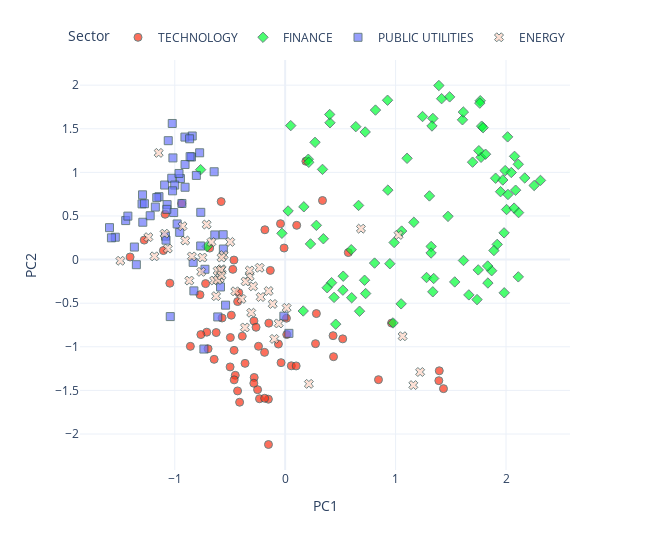

The code cell stored with this chart in its notebook:
### Code cell
from utils.visualisation_functions import pca_plot_from_embeddings

pca_plot_from_embeddings(
    embedding_matrix=model.embeddings.weight.detach().numpy(),
    sectors=data.sectors,
    tickers=data.tickers,
    industries=data.industries,
    names=data.names,
    dimensions=2,
    reduced=True,
    method="PCA",
    return_df=False,
    rand_state=None,
)

### Figure 1 — Plotly figure (JSON) as saved in the notebook; plotly's stock layout.template omitted (floating-point values rounded to 4 significant figures; data arrays with more than 128 entries replaced by an {"elided": "..."} marker saying what was removed)
{"data": [{"customdata": {"elided": "67x3 str values"}, "hovertemplate": "<b>%{hovertext}</b><br><br>Sector=%{customdata[1]}<br>PC1=%{x}<br>PC2=%{y}<br>ticker=%{customdata[0]}<br>industry=%{customdata[2]}<extra></extra>", "hovertext": ["COMPUTER MANUFACTURING", "EDP SERVICES", "COMPUTER SOFTWARE: PREPACKAGED SOFTWARE", "SEMICONDUCTORS", "EDP SERVICES", "COMPUTER SOFTWARE: PREPACKAGED SOFTWARE", "EDP SERVICES", "SEMICONDUCTORS", "COMPUTER SOFTWARE: PREPACKAGED SOFTWARE", "ELECTRICAL PRODUCTS", "COMPUTER SOFTWARE: PREPACKAGED SOFTWARE", "EDP SERVICES", "COMPUTER SOFTWARE: PREPACKAGED SOFTWARE", "EDP SERVICES", "EDP SERVICES", "RADIO AND TELEVISION BROADCASTING AND COMMUNICATIONS EQUIPMENT", "SEMICONDUCTORS", "COMPUTER COMMUNICATIONS EQUIPMENT", "ELECTRICAL PRODUCTS", "INDUSTRIAL MACHINERY/COMPONENTS", "SEMICONDUCTORS", "COMPUTER COMMUNICATIONS EQUIPMENT", "SEMICONDUCTORS", "INDUSTRIAL MACHINERY/COMPONENTS", "COMPUTER SOFTWARE: PREPACKAGED SOFTWARE", "RADIO AND TELEVISION BROADCASTING AND COMMUNICATIONS EQUIPMENT", "INDUSTRIAL MACHINERY/COMPONENTS", "EDP SERVICES", "COMPUTER MANUFACTURING", "COMPUTER MANUFACTURING", "SEMICONDUCTORS", "SEMICONDUCTORS", "ADVERTISING", "INDUSTRIAL MACHINERY/COMPONENTS", "EDP SERVICES", "PROFESSIONAL SERVICES", "SEMICONDUCTORS", "INDUSTRIAL MACHINERY/COMPONENTS", "SEMICONDUCTORS", "PROFESSIONAL SERVICES", "COMPUTER SOFTWARE: PREPACKAGED SOFTWARE", "RADIO AND TELEVISION BROADCASTING AND COMMUNICATIONS EQUIPMENT", "SEMICONDUCTORS", "SEMICONDUCTORS", "ADVERTISING", "COMPUTER SOFTWARE: PREPACKAGED SOFTWARE", "ELECTRICAL PRODUCTS", "SEMICONDUCTORS", "ELECTRICAL PRODUCTS", "INDUSTRIAL MACHINERY/COMPONENTS", "COMPUTER SOFTWARE: PREPACKAGED SOFTWARE", "EDP SERVICES", "SEMICONDUCTORS", "SEMICONDUCTORS", "INDUSTRIAL MACHINERY/COMPONENTS", "SEMICONDUCTORS", "INDUSTRIAL MACHINERY/COMPONENTS", "COMPUTER SOFTWARE: PREPACKAGED SOFTWARE", "RETAIL: COMPUTER SOFTWARE & PERIPHERAL EQUIPMENT", "SEMICONDUCTORS", "COMPUTER SOFTWARE: PREPACKAGED SOFTWARE", "EDP SERVICES", "ELECTRONIC COMPONENTS", "ADVERTISING", "SEMICONDUCTORS", "COMPUTER PERIPHERAL EQUIPMENT", "EDP SERVICES"], "legendgroup": "TECHNOLOGY", "marker": {"color": "#FD3216", "line": {"color": "DarkSlateGrey", "width": 1}, "opacity": 0.7, "size": 8, "symbol": "circle"}, "mode": "markers", "name": "TECHNOLOGY", "orientation": "v", "showlegend": true, "type": "scatter", "x": [-0.8586, -0.1346, -0.4519, -0.2326, 0.4338, -0.1867, -0.5798, -0.2498, -1.087, 0.01147, -0.2805, -0.4744, -0.06131, -0.6981, 0.1043, -1.103, -0.7716, -0.1521, -0.04223, 0.5718, -0.4963, -0.937, -0.4203, 1.434, -0.5713, -0.4988, 1.395, 0.2747, -0.3634, 0.05547, -0.71, -0.1857, 0.2827, 1.392, -0.148, 0.3379, -0.4303, -0.2838, -0.7207, 0.9633, -0.03729, -0.2415, -0.4879, -0.462, 0.4379, -0.4126, -0.1838, -0.464, -0.2828, 0.845, -0.3884, -0.6836, -1.404, -0.4626, 0.5212, -0.7635, 0.1876, -0.6433, -0.2638, -0.1513, -1.044, -0.00992, -0.6249, 0.09941, -0.431, 0.01423, -1.276], "xaxis": "x", "y": [-0.9948, -0.1243, -1.327, -1.596, -0.8724, -1.064, 0.6648, -1.492, 0.5197, -0.6722, -1.352, -0.112, -0.9685, -1.023, 0.3928, 0.1034, -0.4033, -1.601, 0.4115, 0.08068, -0.8933, 0.6438, -0.3793, -1.48, -0.6695, -1.231, -1.275, -0.9642, -1.19, -1.218, -0.8324, -1.59, -0.6191, -1.388, -0.7287, 0.6773, -0.4813, -1.418, -0.2756, -0.7284, -1.182, -0.994, -0.6377, -1.379, -1.114, -1.636, 0.3421, -0.0056, -0.7032, -1.377, -0.878, 0.1317, 0.02988, -1.041, -0.9091, -0.8598, 1.128, -1.144, -0.776, -2.12, -0.2707, 0.1326, -0.8367, -1.22, -1.506, -0.8597, 0.2234], "yaxis": "y"}, {"customdata": {"elided": "93x3 str values"}, "hovertemplate": "<b>%{hovertext}</b><br><br>Sector=%{customdata[1]}<br>PC1=%{x}<br>PC2=%{y}<br>ticker=%{customdata[0]}<br>industry=%{customdata[2]}<extra></extra>", "hovertext": ["INVESTMENT MANAGERS", "DIVERSIFIED COMMERCIAL SERVICES", "LIFE INSURANCE", "PROPERTY-CASUALTY INSURERS", "ACCIDENT &HEALTH INSURANCE", "PROPERTY-CASUALTY INSURERS", "SPECIALTY INSURERS", "SPECIALTY INSURERS", "MAJOR BANKS", "FINANCE: CONSUMER SERVICES", "MAJOR BANKS", "MAJOR BANKS", "COMMERCIAL BANKS", "COMMERCIAL BANKS", "INVESTMENT MANAGERS", "MAJOR BANKS", "MAJOR BANKS", "MAJOR BANKS", "SPECIALTY INSURERS", "MAJOR BANKS", "MAJOR BANKS", "PROPERTY-CASUALTY INSURERS", "MAJOR BANKS", "MAJOR BANKS", "LIFE INSURANCE", "PROPERTY-CASUALTY INSURERS", "MAJOR BANKS", "PROPERTY-CASUALTY INSURERS", "MAJOR BANKS", "FINANCE: CONSUMER SERVICES", "FINANCE: CONSUMER SERVICES", "INVESTMENT MANAGERS", "MAJOR BANKS", "MAJOR BANKS", "MAJOR BANKS", "MAJOR BANKS", "MAJOR BANKS", "MAJOR BANKS", "MAJOR BANKS", "MAJOR BANKS", "MAJOR BANKS", "MAJOR BANKS", "MAJOR BANKS", "PROPERTY-CASUALTY INSURERS", "PROPERTY-CASUALTY INSURERS", "INVESTMENT MANAGERS", "LIFE INSURANCE", "PROPERTY-CASUALTY INSURERS", "PROPERTY-CASUALTY INSURERS", "PROPERTY-CASUALTY INSURERS", "SPECIALTY INSURERS", "MAJOR BANKS", "MAJOR BANKS", "MAJOR BANKS", "MAJOR BANKS", "PROPERTY-CASUALTY INSURERS", "SAVINGS INSTITUTIONS", "PROPERTY-CASUALTY INSURERS", "MAJOR BANKS", "MAJOR BANKS", "INVESTMENT BANKERS/BROKERS/SERVICE", "PROPERTY-CASUALTY INSURERS", "DIVERSIFIED COMMERCIAL SERVICES", "INVESTMENT BANKERS/BROKERS/SERVICE", "INVESTMENT BANKERS/BROKERS/SERVICE", "FINANCE/INVESTORS SERVICES", "PROPERTY-CASUALTY INSURERS", "MAJOR BANKS", "FINANCE: CONSUMER SERVICES", "MAJOR BANKS", "FINANCE: CONSUMER SERVICES", "MAJOR BANKS", "MAJOR BANKS", "MAJOR BANKS", "MAJOR BANKS", "LIFE INSURANCE", "MAJOR BANKS", "INVESTMENT BANKERS/BROKERS/SERVICE", "MAJOR BANKS", "PROPERTY-CASUALTY INSURERS", "MAJOR BANKS", "MAJOR BANKS", "ACCIDENT &HEALTH INSURANCE", "MAJOR BANKS", "MAJOR BANKS", "MAJOR BANKS", "MAJOR BANKS", "MAJOR BANKS", "MAJOR BANKS", "PROPERTY-CASUALTY INSURERS", "MAJOR BANKS", "MAJOR BANKS", "MAJOR BANKS"], "legendgroup": "FINANCE", "marker": {"color": "#00FE35", "line": {"color": "DarkSlateGrey", "width": 1}, "opacity": 0.7, "size": 8, "symbol": "diamond"}, "mode": "markers", "name": "FINANCE", "orientation": "v", "showlegend": true, "type": "scatter", "x": [0.3461, 0.02636, 0.7286, 0.9868, 1.28, 1.322, 0.4203, 0.4578, 2.077, 1.535, 2.005, 2.312, 0.5228, 0.8096, 1.663, 1.984, 1.774, 1.104, 0.3803, 1.606, 1.92, 0.5257, 1.992, 1.906, -0.7659, 1.475, 2.087, 1.055, 1.338, 0.1633, 0.4426, 1.615, 0.05028, 0.9271, 1.754, 1.95, 1.767, 1.392, 1.779, 2.111, 0.7247, 2.111, 2.17, 0.9298, 0.9479, 1.337, 1.89, 0.3381, 0.1691, 0.2824, 0.6735, 1.971, 1.87, 0.2703, 1.489, 1.165, 1.306, 0.5981, 2.114, 2.048, 1.748, 0.2095, -0.02962, 0.9769, 1.05, -0.7069, 0.2136, 1.321, 0.6645, 1.697, 0.6022, 0.4058, 2.255, 1.836, 1.815, 1.834, 1.763, 1.738, 0.6395, 0.7191, 1.417, 1.244, 1.345, 1.982, 1.614, 1.793, 1.329, 2.015, 2.073, 0.2292, 0.8178, 0.403, 2.018], "xaxis": "x", "y": [0.239, 0.5574, -0.3894, 0.1958, -0.2056, 0.1503, -0.2648, -0.7408, 1.184, -0.2562, 0.5741, 0.9078, -0.3508, -0.04003, -0.4049, -0.3808, 1.173, 1.161, -0.3229, 1.603, 0.1744, -0.1904, 1.02, 0.9329, 1.031, 0.4956, 0.7957, 0.3269, 1.619, -0.5895, -0.4337, -0.01036, 1.536, 1.827, 1.248, 0.7788, 1.822, 1.996, 1.53, 1.093, 1.463, -0.1982, 0.9362, 0.7963, -0.04764, -0.3696, 0.1038, 1.034, 0.6052, 0.3926, -0.5922, 0.9122, -0.1279, 1.344, 1.866, 0.4278, 0.7299, 0.1131, 0.5385, 0.9985, -0.1183, 1.15, 0.3016, -0.7267, -0.5076, 0.149, 1.115, 0.07554, 0.6209, 1.117, -0.4373, 1.569, 0.8494, -0.2689, 1.208, -0.0737, 1.794, -0.4586, 1.524, -0.2369, 1.845, 1.64, -0.2168, 0.3064, 1.692, 1.512, 1.532, 1.407, 0.5904, 0.1797, 1.714, 1.664, 0.7468], "yaxis": "y"}, {"customdata": {"elided": "57x3 str values"}, "hovertemplate": "<b>%{hovertext}</b><br><br>Sector=%{customdata[1]}<br>PC1=%{x}<br>PC2=%{y}<br>ticker=%{customdata[0]}<br>industry=%{customdata[2]}<extra></extra>", "hovertext": ["ELECTRIC UTILITIES: CENTRAL", "POWER GENERATION", "OIL/GAS TRANSMISSION", "POWER GENERATION", "WATER SUPPLY", "TELECOMMUNICATIONS EQUIPMENT", "ELECTRIC UTILITIES: CENTRAL", "TELECOMMUNICATIONS EQUIPMENT", "TELECOMMUNICATIONS EQUIPMENT", "POWER GENERATION", "ELECTRIC UTILITIES: CENTRAL", "TELECOMMUNICATIONS EQUIPMENT", "WATER SUPPLY", "ELECTRIC UTILITIES: CENTRAL", "ELECTRIC UTILITIES: CENTRAL", "POWER GENERATION", "POWER GENERATION", "ELECTRIC UTILITIES: CENTRAL", "ELECTRIC UTILITIES: CENTRAL", "ELECTRIC UTILITIES: CENTRAL", "POWER GENERATION", "TELECOMMUNICATIONS EQUIPMENT", "ELECTRIC UTILITIES: CENTRAL", "ELECTRIC UTILITIES: CENTRAL", "POWER GENERATION", "ELECTRIC UTILITIES: CENTRAL", "OIL/GAS TRANSMISSION", "POWER GENERATION", "OIL/GAS TRANSMISSION", "OIL/GAS TRANSMISSION", "ELECTRIC UTILITIES: CENTRAL", "OIL & GAS PRODUCTION", "ELECTRIC UTILITIES: CENTRAL", "POWER GENERATION", "POWER GENERATION", "TELECOMMUNICATIONS EQUIPMENT", "ELECTRIC UTILITIES: CENTRAL", "ELECTRIC UTILITIES: CENTRAL", "ELECTRIC UTILITIES: CENTRAL", "TELECOMMUNICATIONS EQUIPMENT", "POWER GENERATION", "OIL/GAS TRANSMISSION", "ELECTRIC UTILITIES: CENTRAL", "OIL/GAS TRANSMISSION", "OIL & GAS PRODUCTION", "TELECOMMUNICATIONS EQUIPMENT", "TELECOMMUNICATIONS EQUIPMENT", "NATURAL GAS DISTRIBUTION", "NATURAL GAS DISTRIBUTION", "TELECOMMUNICATIONS EQUIPMENT", "TELECOMMUNICATIONS EQUIPMENT", "NATURAL GAS DISTRIBUTION", "TELECOMMUNICATIONS EQUIPMENT", "POWER GENERATION", "ENVIRONMENTAL SERVICES", "NATURAL GAS DISTRIBUTION", "WATER SUPPLY"], "legendgroup": "PUBLIC UTILITIES", "marker": {"color": "#6A76FC", "line": {"color": "DarkSlateGrey", "width": 1}, "opacity": 0.7, "size": 8, "symbol": "square"}, "mode": "markers", "name": "PUBLIC UTILITIES", "orientation": "v", "showlegend": true, "type": "scatter", "x": [-1.289, -0.9486, -0.8044, -1.292, -1.023, -0.8267, -1.027, -0.6107, -0.9552, -1.538, -1.366, -0.7265, -1.059, -1.084, -0.9783, -1.444, -1.092, -1.573, -1.069, -1.222, -1.296, -1.079, -0.6432, -0.9068, -1.0, -1.01, -0.5615, -1.072, -0.9078, -0.8419, -0.7644, -0.7652, -0.7746, -1.591, -1.275, -1.348, -1.017, -1.143, -1.425, -0.6373, -0.9615, -0.8654, -1.163, -0.8483, -0.8608, -0.5399, 0.0339, -0.8332, -0.9352, -0.5598, -0.7361, -0.9066, -0.5857, -1.02, -0.01171, -1.041, -1.176], "xaxis": "x", "y": [0.4282, 0.929, 0.9652, 0.7427, 1.561, -0.359, 0.9326, -0.6576, 0.3123, 0.2565, 0.1436, -0.1112, 1.363, 0.2688, 0.4086, 0.4472, 0.8548, 0.2494, 0.6305, 0.5027, 0.6388, 0.2231, 1.007, 1.09, 0.8544, 0.5392, 0.2851, 0.576, 1.405, 1.417, 0.5419, 0.1558, 1.225, 0.3662, 0.6407, -0.05854, 1.166, 0.7215, 0.4984, 0.2827, 0.9876, 1.385, 0.7109, 1.176, 1.181, -0.5227, -0.8459, -0.03213, 0.6435, 0.121, -1.026, 0.8293, -0.3142, 0.7885, -0.6487, -0.6536, 0.6023], "yaxis": "y"}, {"customdata": {"elided": "46x3 str values"}, "hovertemplate": "<b>%{hovertext}</b><br><br>Sector=%{customdata[1]}<br>PC1=%{x}<br>PC2=%{y}<br>ticker=%{customdata[0]}<br>industry=%{customdata[2]}<extra></extra>", "hovertext": ["INTEGRATED OIL COMPANIES", "OIL & GAS PRODUCTION", "OIL & GAS PRODUCTION", "INDUSTRIAL MACHINERY/COMPONENTS", "INDUSTRIAL MACHINERY/COMPONENTS", "METAL FABRICATIONS", "INTEGRATED OIL COMPANIES", "NATURAL GAS DISTRIBUTION", "INTEGRATED OIL COMPANIES", "INDUSTRIAL MACHINERY/COMPONENTS", "OIL & GAS PRODUCTION", "INTEGRATED OIL COMPANIES", "OIL & GAS PRODUCTION", "INTEGRATED OIL COMPANIES", "OIL & GAS PRODUCTION", "OIL & GAS PRODUCTION", "CONSUMER ELECTRONICS/APPLIANCES", "OIL & GAS PRODUCTION", "OIL & GAS PRODUCTION", "OIL & GAS PRODUCTION", "CONSUMER ELECTRONICS/APPLIANCES", "OILFIELD SERVICES/EQUIPMENT", "INTEGRATED OIL COMPANIES", "OIL & GAS PRODUCTION", "OIL REFINING/MARKETING", "ELECTRIC UTILITIES: CENTRAL", "OIL & GAS PRODUCTION", "OIL & GAS PRODUCTION", "OIL & GAS PRODUCTION", "OIL & GAS PRODUCTION", "OIL & GAS PRODUCTION", "OILFIELD SERVICES/EQUIPMENT", "OIL & GAS PRODUCTION", "CONSUMER ELECTRONICS/APPLIANCES", "OIL & GAS PRODUCTION", "OIL & GAS PRODUCTION", "OIL & GAS PRODUCTION", "OIL & GAS PRODUCTION", "OILFIELD SERVICES/EQUIPMENT", "OIL & GAS PRODUCTION", "OIL & GAS PRODUCTION", "OIL & GAS PRODUCTION", "OIL & GAS PRODUCTION", "INTEGRATED OIL COMPANIES", "METAL FABRICATIONS", "INTEGRATED OIL COMPANIES"], "legendgroup": "ENERGY", "marker": {"color": "#FED4C4", "line": {"color": "DarkSlateGrey", "width": 1}, "opacity": 0.7, "size": 8, "symbol": "x"}, "mode": "markers", "name": "ENERGY", "orientation": "v", "showlegend": true, "type": "scatter", "x": [-0.8447, -0.4515, -0.2899, 1.027, 0.6861, -0.3073, -0.05865, -0.9049, -1.492, 1.222, -0.7497, -0.2215, -1.092, 0.01332, -0.5923, -0.6681, 1.16, -0.3951, -0.4978, -0.868, 1.064, -0.3641, -0.2311, -0.3215, -0.5572, -1.146, -0.3213, -0.358, -0.5756, -0.5759, -0.7601, -0.6435, -0.1498, 0.2148, -0.9297, -0.6116, -1.184, -1.239, -0.09872, -0.6258, -1.063, -0.7112, -0.6109, -0.5834, -0.5764, -0.1128], "xaxis": "x", "y": [0.03599, -0.3636, -0.3062, 0.2826, 0.3544, -0.6096, -0.732, 0.2184, -0.01345, -1.289, 0.02324, -0.4294, 0.2972, -0.5535, -0.2169, 0.2012, -1.439, -0.451, 0.2024, -0.2408, -0.8791, -0.7782, -0.0937, -0.1929, 0.0516, 1.223, -0.1248, -0.2506, -0.1105, 0.02318, -0.1405, -0.2396, -0.3605, -1.425, 0.3826, -0.1284, 0.03713, 0.257, -0.9097, -0.4196, 0.126, 0.4019, -0.2343, -0.12, -0.1822, -0.5088], "yaxis": "y"}], "layout": {"height": 550, "legend": {"orientation": "h", "title": {"text": "Sector"}, "tracegroupgap": 0, "x": 1, "xanchor": "right", "y": 1.02, "yanchor": "bottom"}, "margin": {"t": 60}, "width": 650, "xaxis": {"anchor": "y", "domain": [0, 1], "title": {"text": "PC1"}}, "yaxis": {"anchor": "x", "domain": [0, 1], "title": {"text": "PC2"}}}}
